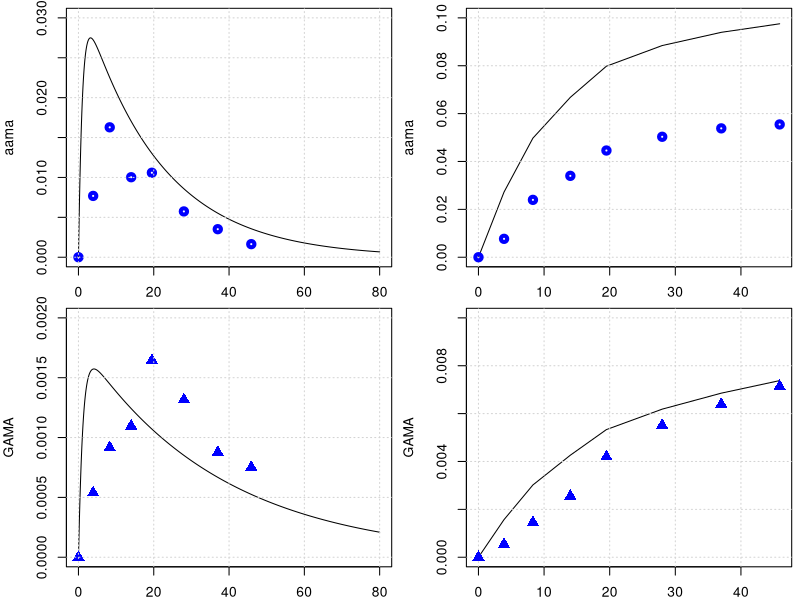

Here is the R script that generated this plot:
library(deSolve)
library(minpack.lm)

graphics.off()

#body weight in kg
BW = 70 
# fractions of BW
##https://journals.sagepub.com/doi/pdf/10.1177/ANIB_32_3-4
F_B = 0.079 
F_B_AB = 0.35 #fraction: arterial blood of blood volume
F_B_VB = 0.65 #fraction: venous blood of blood volume
F_Li = 0.026
F_Ki = 0.0044
F_T = 1-(F_B+F_Li+F_Ki)
#organ volumes in L
V_AB <- BW*F_B*F_B_AB 
V_VB <- BW*F_B*F_B_VB 
V_T <- BW*F_T
V_Ki <- BW*F_Ki
V_Li <- BW*F_Li
#cardiac output in L/(kg*h)
##https://journals.sagepub.com/doi/pdf/10.1177/ANIB_32_3-4
QCC = 16        #12.5 # maybe 14 or 6.5 check?
Q_C = QCC*BW^0.75
FQ_P = 2.5/100 
FQ_Li = 0.19
FQ_Ki = 0.255 #total - there is also an aterial flow rate 
FQ_T = 1 -( FQ_Li + FQ_Ki +FQ_P)
Q_Li <- Q_C*FQ_Li
Q_Ki <- Q_C*FQ_Ki
Q_T <- Q_C*FQ_T

# partition coefficient
pAA_TB = 0.2
pAA_KiB = 0.2
pAA_LiB = 1.5

pGA_TB = 0.97
pGA_LiB = 0.9
pGA_KiB = .3

#reaction rate constants 
k_AAuptake = 1 #1/h

k_onAA_T = 0.28 #1/h
k_onAA_B = 0.36 #1/h
k_onAA_Li = 0.71 #1/h
k_onAA_Ki = 0.83 #1/h

k_syn_GSH = 0.25 #mmol/h 
k_cl_GSH = 0.35 #1/h
k_onAA_GSH = 0.55 #L/(mmol h)
k_onGA_GSH = 0.8 #L/(mmol h)

k_onGA_T = 0.089 #1/h
k_onGA_B = 0.108 #1/h
k_onGA_Ki = k_onAA_T/2 #1/h
k_onGA_Li = 0.215 #1/h

k_exc_AAMA = 0.049      # 0.049 #1/h or 0.13 # this will change the shape
k_exc_GAMA = 0.027     # 0.077 #1/h  # or 0.027
k_exc_GAOH = 0.077     # 1/h
k_exc_GA <- 1.48       # 1/h Q_Ki*0.025
k_exc_AA <- 2

PL1 = 1.7     # !$'liver/blood partition AA'
PL2 = 0.9    # !$'liver/blood partition GA'

MW_aa = 71   # mg/mmol
MW_ga = 87   # mg/mmol

MW_GSH = 307.32 # mg/mmol

VMAXGC1 = 1   #!Vmax for GSH-AA conjugation mg/hr-kg^0.7
VMAXG1 = VMAXGC1/MW_aa*BW**0.7    # !$'Liver AA-GSH rate'

# Maximum velocity for enzymatic reaction 
V_max_p450 = 9 /MW_aa*BW^0.7  # 0.235 mg/h (Tien: AA to GA mmol/hr)
V_max_EH = 20 /MW_ga*BW^0.7  
KM_p450 = 10.0
KM_EH = 100.0
# maximum rate of GA and AA conjugation with GSH (mg/(h BW^0.7))
Vmax_GA_GSH <- 20*BW^0.7 # from the Sweeny  fitted   mg/h
Vmax_AA_GSH <- 22*BW^0.7 # from the Sweeny  fitted   mg/h

k_0_GSH = 7

AGSH0 = k_0_GSH * V_Li * MW_GSH

KMG1 = 100/MW_aa  #!Km with respect to AA for GSH conjugation mM
KMGG = 0.1        # !KM with respect to GSH for AA or GA conjugation with GSH mM
KMG2 = 100/MW_ga  #!Km with respect to GA for GSH conjugation mM


KPT_Li = 0.015    # !'protein turnover rate in liver'
KPT_Ki = 0.013    #  !'protein turnover rate in kidney'
KPTR = 0.013      # !'protein turnover rate in rpt'
KPTS = 0.0039     # !'protein turnover rate in spt'
KPTRB = 0.0039    # !'protein turnover rate in rbc'
KPTPL = 0.0039    # !'protein turnover rate in plasma'
# +++++++++++++++++++++++++++++++++++++++++++++++++++++++++++++++++
# create list of parameter
# +++++++++++++++++++++++++++++++++++++++++++++++++++++++++++++++++
params <- unlist(c(data.frame(pAA_TB, pAA_LiB, pAA_KiB,
                              pGA_TB, pGA_LiB, pGA_KiB,
                              k_onAA_T, k_onAA_B, k_onAA_Li, k_onAA_GSH, k_onAA_Ki,
                              k_onGA_T, k_onGA_B, k_onGA_Li, k_onGA_Ki, k_exc_GA,
                              k_onGA_GSH, k_exc_AAMA, k_exc_GAMA, k_exc_GAOH,
                              k_cl_GSH, V_max_p450, KM_p450, V_max_EH, KM_EH,
                              k_AAuptake)
))
yini <- c(m_AA_AB = 0.0, m_GA_AB = 0.0, 
          a_pb_AA_B = 0 ,
          m_AA_VB = 0.0, m_GA_VB = 0.0,
          m_AA_Ki = 0.0, m_GA_Ki = 0.0, m_AA_dose = 0 ,
          m_AA_Li = 0.0, m_AAMA = 0.0,  #m_AAMA_urinary = 0.0,
          m_GA_Li = 0.0,
          a_pb_GA_Li   = 0.0,
          m_GAMA  = 0.0,
          #m_GAMA_urinary = 0.0, 
          m_GSH_Li = k_0_GSH * V_Li * MW_GSH, 
          m_AA_T = 0.0, m_GA_T = 0.0,
          m_GAOH = 0.0, 
          m_AA_out = 0.0,
          m_AA_accum = 0.0,
          m_AA_free = 0.0,
          m_AA_in = 0.0,
          m_GA_out = 0.0,
          m_GA_accum = 0.0,
          m_GA_free = 0.0,
          m_GA_in = 0.0,
          a_pb_AA_Ki = 0,
          a_pb_AA_Li = 0,
          a_pb_GA_Ki = 0
)
# ++++++++++++++++++++++++++++++++++++++++++++++++++++++++++++++++++
# PBPK model for Acrylamide 
# ++++++++++++++++++++++++++++++++++++++++++++++++++++++++++++++++++
PBPKmodelAA <- function(t,state,parameter){
  with(as.list(c(t,state,parameter)), {
    ########################################################################################  
    #----#---#  Model for aa  #---#---#
    # concentrations blood in the organs in mg/L
    c_AA_AB <- m_AA_AB/V_AB   
    c_AA_VB <- m_AA_VB/V_VB
    c_AA_T <- m_AA_T/V_T
    c_AA_Li <- m_AA_Li/V_Li
    c_AA_Ki <- m_AA_Ki/V_Ki
    
    c_GSH_Li <- m_GSH_Li/V_Li
    
    # Blood
    #-----------------------------
    # units checked -> mg/h   
    dm_AA_AB <- Q_C*(c_AA_VB - c_AA_AB) -k_onAA_B*m_AA_AB
    # units checked -> mg/h   
    dm_AA_VB <- Q_T*(c_AA_T/pAA_TB) +Q_Li*(c_AA_Li/pAA_LiB) +Q_Ki*(c_AA_Ki/pAA_KiB) - Q_C*c_AA_VB -k_onAA_B*m_AA_VB
    
    # Trine: I added this. Can we make an overall turnover rate in blood? Is this correct? 
    da_pb_AA_B <- k_onAA_B*m_AA_AB + k_onAA_B*m_AA_VB - a_pb_AA_B*KPTRB
    
    # Kidney
    #---------------------------------
    # units checked -> mg/h   
    dm_AA_Ki <- Q_Ki*c_AA_AB -Q_Ki*(c_AA_Ki/pAA_KiB) -k_onAA_Ki*m_AA_Ki 
    
    # protein tunr over AA in Kidney
    da_pb_AA_Ki <- k_onAA_Ki*m_AA_Ki - a_pb_AA_Ki*KPT_Ki
    
    # units checked -> mg/h   
    dm_AA_dose <- -k_AAuptake*m_AA_dose
    
    # Liver
    #--------------------------------
    # units checked -> mg/h
    dm_GSH_Li <- k_0_GSH * V_Li * MW_GSH - k_cl_GSH*m_GSH_Li 
    
    # unit chekced mg/h 
    metAA_GSH <- Vmax_AA_GSH * c_AA_Li * c_GSH_Li / ((KMG1 + c_AA_Li) * (KMGG + c_GSH_Li))
    
    metAA_P450 <- V_max_p450 * MW_aa*c_AA_Li/ (KM_p450+c_AA_Li)
    
    # units checked -> mg/h  
    dm_AA_Li <- Q_Li*(c_AA_AB - c_AA_Li/pAA_LiB) + k_AAuptake*m_AA_dose - k_onAA_Li*m_AA_Li  - metAA_P450 - metAA_GSH 
    
    # protein tunr over AA in Liver
    da_pb_AA_Li <- k_onAA_Li*m_AA_Li - a_pb_AA_Li * KPT_Li
    
    # Tissue
    #--------------------------------------------------------------
    # units checked -> mg/h   
    dm_AA_T <- Q_T*(c_AA_AB - c_AA_T/pAA_TB) -k_onAA_T*m_AA_T
    
    # Urine
    #-------------------------------------------------------------
    # units checked -> mg/h   
    dm_AAMA <- metAA_GSH  - m_AAMA*k_exc_AAMA # Maria: The first term should be deleted
    
    dm_AA_out <- metAA_P450 + metAA_GSH
    dm_AA_in <- k_AAuptake*m_AA_dose
    dm_AA_accum <- k_onAA_B*m_AA_AB +k_onAA_B*m_AA_VB +k_onAA_T*m_AA_T +k_onAA_Li*m_AA_Li +k_onAA_Ki*m_AA_Ki
    dm_AA_free <- dm_AA_AB + dm_AA_VB +dm_AA_T +dm_AA_Li +dm_AA_Ki
    ########################################################################################  
    ########################################################################################    
    #----#---#  Model for Ga  #---#---#    
    #concentrations blood in the organs in mg/L
    c_GA_AB <- m_GA_AB/V_AB ;   c_GA_VB <- m_GA_VB/V_VB
    c_GA_T <- m_GA_T/V_T
    c_GA_Li <- m_GA_Li/(V_Li*PL2)
    c_GA_Ki <- m_GA_Ki/V_Ki
    # units checked -> mg/h   
    dm_GA_AB <- Q_C*(c_GA_VB - c_GA_AB) -k_onGA_B*m_GA_AB
    # units checked -> mg/h   
    dm_GA_VB <- Q_T*(c_GA_T/pGA_TB) +Q_Li*(c_GA_Li/pGA_LiB) +Q_Ki*(c_GA_Ki/pGA_KiB) - Q_C*c_GA_VB -k_onGA_B*m_GA_VB
    # units checked -> mg/h   
    dm_GA_Ki <- Q_Ki*c_GA_AB -Q_Ki*(c_GA_Ki/pGA_KiB) -k_onGA_Ki*m_GA_Ki 
    
    # protein tunr over AA in Kidney
    da_pb_GA_Ki <- k_onGA_Ki*m_GA_Ki - a_pb_GA_Ki*KPT_Ki
    
    # units checked -> mg/h
    metGA_GSH <- Vmax_GA_GSH * c_GSH_Li *c_GA_Li / (c_GA_Li + KMG2)/(c_GSH_Li + KMGG)
    metGA_EH <- V_max_EH *MW_ga *c_GA_Li / (KM_EH + c_GA_Li)
    # units checked -> mg/h 
    dm_GA_Li <- Q_Li*(c_GA_AB - c_GA_Li/pGA_LiB) - k_onGA_Li*m_GA_Li + metAA_P450 - metGA_GSH -metGA_EH 
    
    # protein tunr over GA in Liver
    da_pb_GA_Li = k_onGA_Li*m_GA_Li - a_pb_GA_Li*KPT_Li 
    
    # units checked -> mg/h, 
    dm_GAMA <-  metGA_GSH  -m_GAMA*k_exc_GAMA
    
    dm_GA_T <- Q_T*(c_GA_AB - c_GA_T/pGA_TB) -k_onGA_T*m_GA_T
    
    dm_GAOH <- metGA_EH -m_GAOH*k_exc_GAMA
    
    dm_GA_out <- metGA_GSH + metGA_EH 
    dm_GA_in <- metAA_P450
    dm_GA_accum <- k_onGA_B*m_GA_AB +k_onGA_B*m_GA_VB +k_onGA_T*m_GA_T +k_onGA_Li*m_GA_Li +k_onGA_Ki*m_GA_Ki
    dm_GA_free <- dm_GA_AB + dm_GA_VB +dm_GA_T +dm_GA_Li +dm_GA_Ki 
    
    
    return(list(c(dm_AA_AB,  dm_GA_AB,
                  da_pb_AA_B,
                  dm_AA_VB,    dm_GA_VB,
                  dm_AA_Ki,  dm_GA_Ki,  dm_AA_dose,
                  dm_AA_Li,
                  dm_AAMA,   
                  dm_GA_Li, da_pb_GA_Li, dm_GAMA,
                  dm_GSH_Li, dm_AA_T,   dm_GA_T,
                  dm_GAOH,
                  dm_AA_in,
                  dm_AA_out,
                  dm_AA_accum,
                  dm_AA_free,
                  dm_GA_out,
                  dm_GA_accum,
                  dm_GA_free,
                  dm_GA_in,
                  da_pb_AA_Ki,
                  da_pb_AA_Li,
                  da_pb_GA_Ki
    )))
  })
}
PBPKmodelAA <- compiler::cmpfun(PBPKmodelAA)



################################################################
# manual readout from Kopp and Dekant 2009
################################################################
times <- seq(from = 0, to = 80, by = 0.1)
diet <- data.frame(var = "m_AA_dose", method = "add",
                   time = c(0.0),  value = 0.5 *BW /1000 )  # dose of 0.05 microg/kg bw
out <- ode(y = yini, times = times, func = PBPKmodelAA, parms = params, events = list(data = diet))
yobs_urine <- data.frame(
  time = c(0.0, 3.9, 8.3, 14, 19.5, 28, 37, 45.9),
  AAMA = c(0.0/1000000, 32.8/1000000, 69.5/1000000, 42.8/1000000, 45.2/1000000, 24.5/1000000, 15/1000000, 7/1000000)*234.28, #https://pubchem.ncbi.nlm.nih.gov/compound/N-Acetyl-S-_2-carbamoylethyl_-L-cysteine
  GAMA = c(0.0, 2.15*1e-6, 3.66*1e-6, 4.38*1e-6, 6.57*1e-6, 5.26*1e-6, 3.50*1e-6, 3.0*1e-6)*250.27
)
# plot for AAMA in urinary
par(mfrow=c(2,2),mar=c(2,4,.5,.5))
plot(out[,'time'], out[,'m_AAMA']   ,type = 'l',xlab = 'time', ylab = 'aama', ylim = c(0,.03) )
points(yobs_urine$time, yobs_urine$AAMA , col="blue", lwd = 4) ; grid()
time_points_measure_unrine = c(1, 40, 84, 141, 196, 280 , 371, 460)
tamtam = out[,'m_AAMA'][time_points_measure_unrine ]
plot(yobs_urine$time, cumsum( tamtam ),type = 'l', ylab = 'aama', ylim = c(0,.1), xlab = 'time' ); grid()
points(yobs_urine$time, cumsum(yobs_urine$AAMA) , col="blue", lwd = 4)

# plot for GAMA 
plot(out[,'time'], out[,'m_GAMA']  ,type = 'l',xlab = '', ylab = 'GAMA', ylim = c(0,.002) )
points(yobs_urine$time, yobs_urine$GAMA , col="blue", cex = 1.5, pch = 17); grid()
time_points_measure_unrine = c(1, 40, 84, 141, 196, 280 , 371, 460)
tamtam = out[,'m_GAMA'][time_points_measure_unrine ]
plot(yobs_urine$time, cumsum( tamtam ),type = 'l',xlab = '', ylab = 'GAMA', ylim = c(0,.01) ); grid()
points(yobs_urine$time, cumsum(yobs_urine$GAMA) , col="blue",cex = 1.5, pch = 17)
